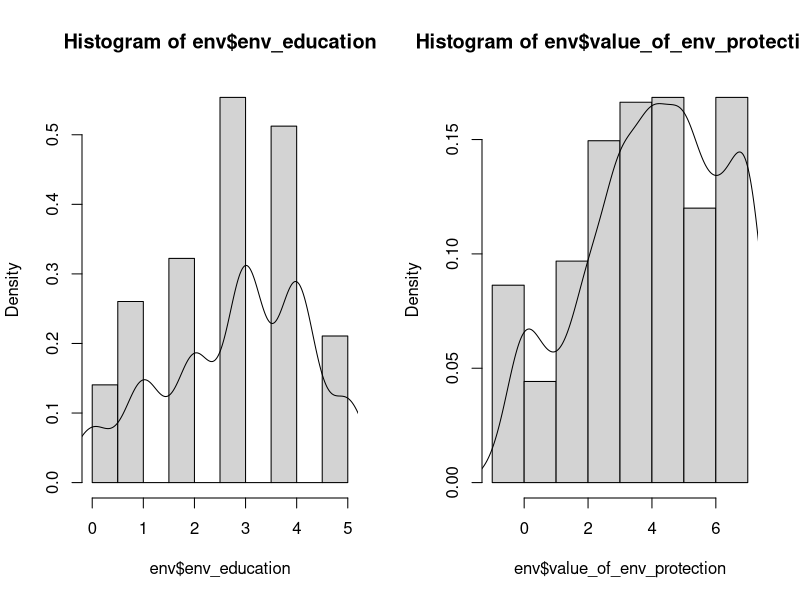
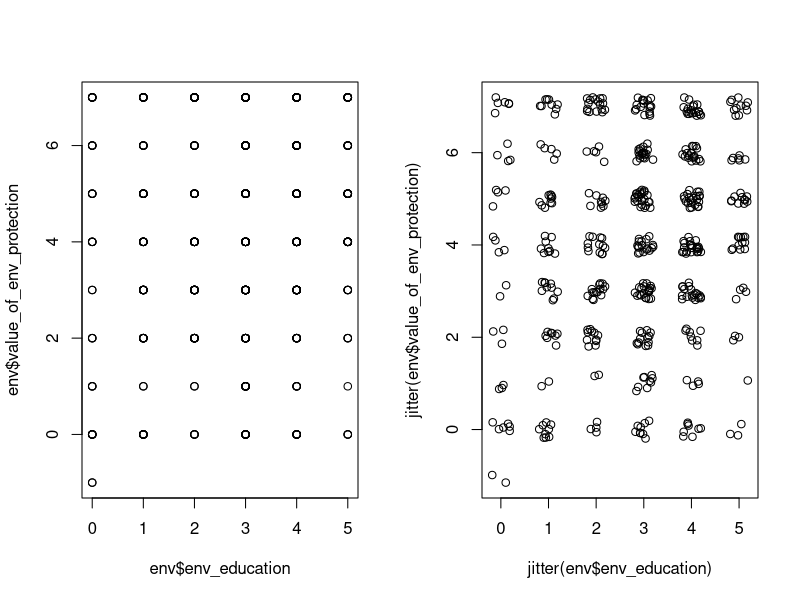
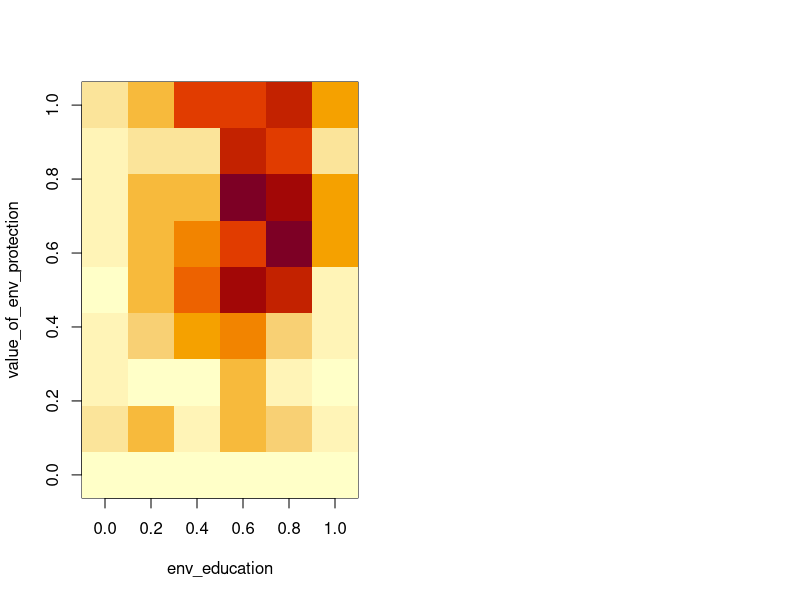
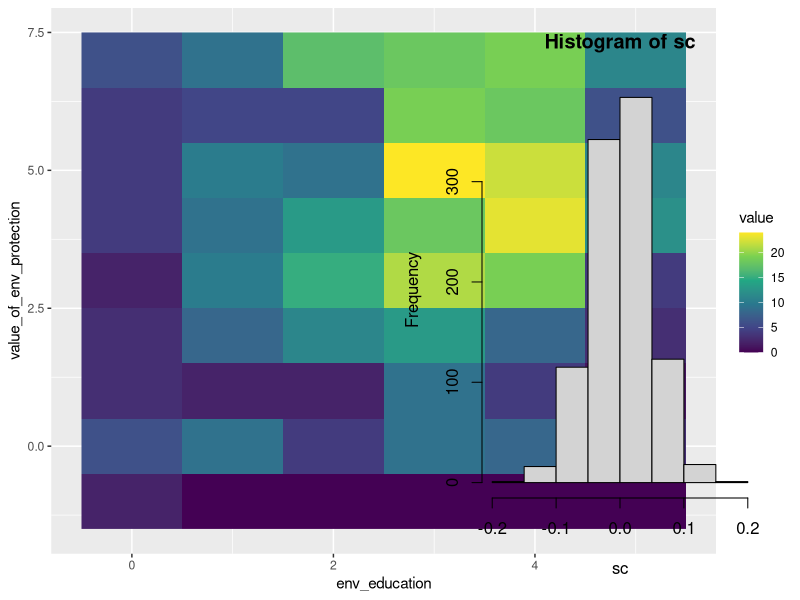
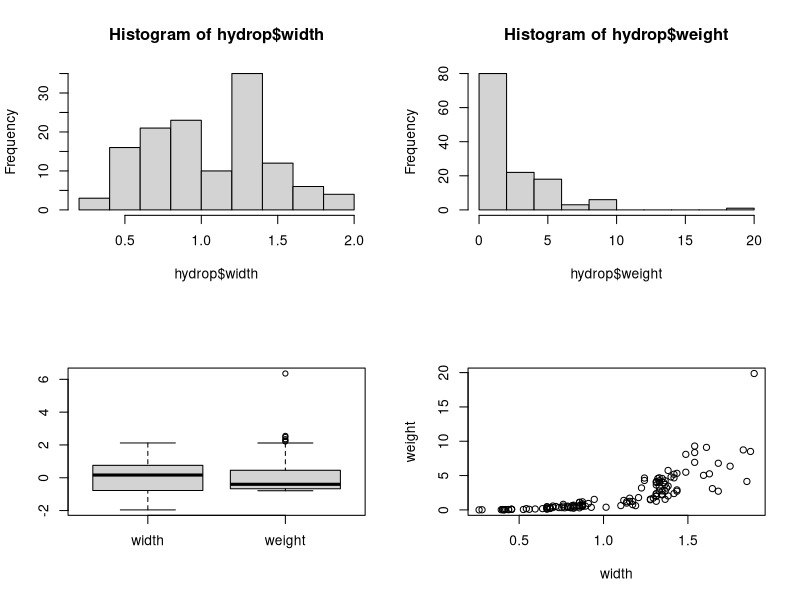
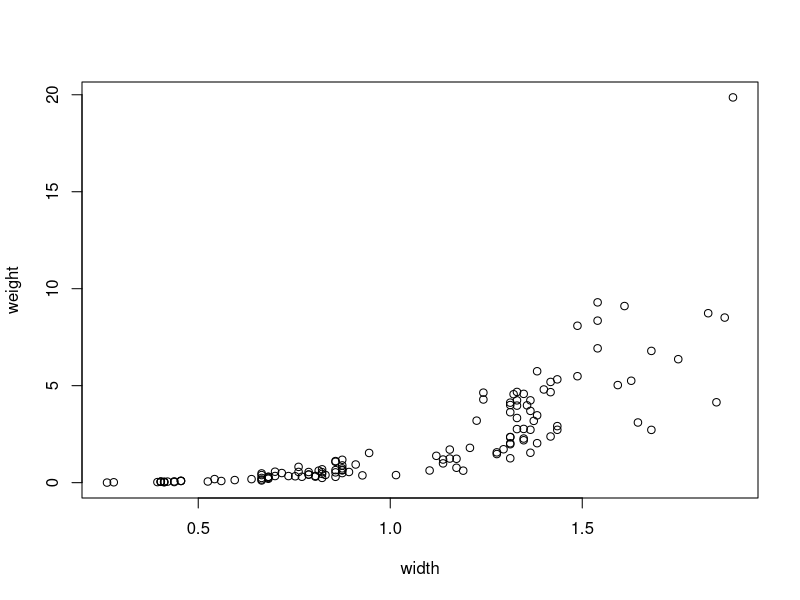
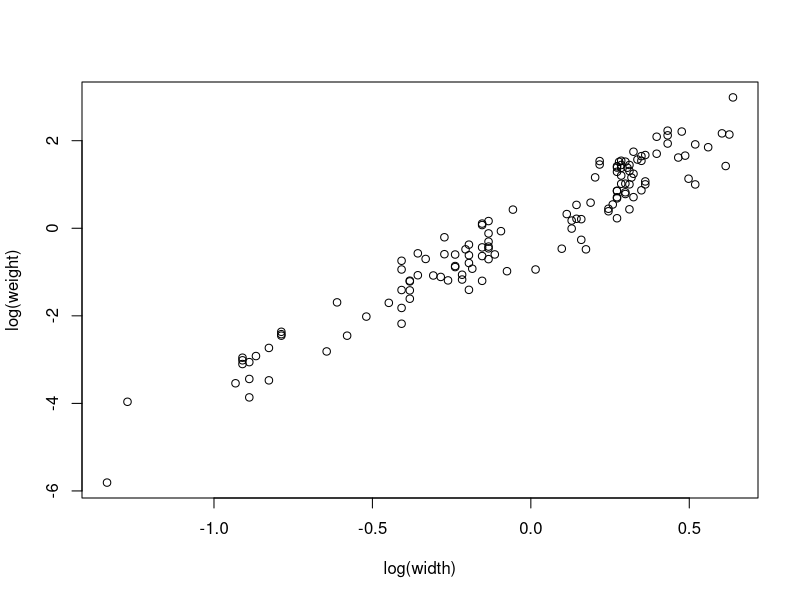
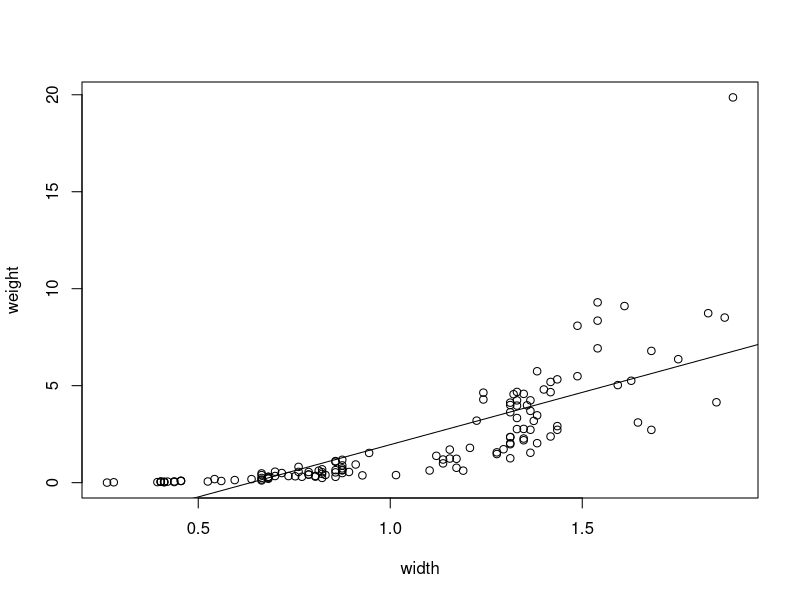

Source code (R) for these figures, in order: (Note: this script raises an error after producing the figures.)
## ---- chunk 1
knitr::opts_chunk$set(echo = TRUE, error=TRUE)
## ---- chunk 2

rm(list=ls(all=TRUE))

env = read.csv("data/env_values.csv")

str(env)

## ---- chunk 3
layout(matrix(1:2,nrow=1,ncol=2,byrow=TRUE)) # making room for two graphs
hist(env$env_education,freq=FALSE); lines(density(env$env_education,na.rm=TRUE))
hist(env$value_of_env_protection,freq=FALSE); lines(density(env$value_of_env_protection,na.rm=TRUE))

plot(env$env_education,env$value_of_env_protection)
plot(jitter(env$env_education),jitter(env$value_of_env_protection))

tab = table(env)
image(tab,xlab="env_education",ylab="value_of_env_protection")

# and the same a bit more complicated with enigmatic graphic package ggplot:
library(reshape2)
library(ggplot2)
pl_dat = melt(tab)
ggplot(pl_dat, aes(x = env_education, y = value_of_env_protection)) + 
	geom_raster(aes(fill = value)) + scale_fill_viridis_c()
## ---- chunk 4
cor(env$env_education,env$value_of_env_protection,use="na.or.complete",method="spearman")

cor.test(env$env_education,env$value_of_env_protection,method="spearman")

nrow(env)-sum(is.na(env$env_education) | is.na(env$value_of_env_protection)) # sample size without NAs
## ---- chunk 5
cor.test(env$env_education,env$value_of_env_protection,method="spearman",alternative = "greater")

# alternatively just stick to default (alternative ="two.sided") and divide P by 2.
cor.test(env$env_education,env$value_of_env_protection,method="spearman")$p.value / 2
## ---- chunk 6
# Spearman correlation significance test by permutation (one-sided)
sc<-rep(NA,1000) # to collect correlation coefficients computed from permuted data
for(i in 1:1000) {
  sc[i]<-cor(cbind(sample(env$env_education),env$value_of_env_protection),
      use="pairwise.complete.obs",method="spearman")[1,2]
}
hist(sc)
sum(sc>=cor(env,use="pairwise.complete.obs",method="spearman")[1,2])/1000
## ---- chunk 7
hydrop = read.table("data/Hydropsyche.txt", header = TRUE)
str(hydrop)
## ---- chunk 8
layout(matrix(1:4,2,2,byrow=T))
hist(hydrop$width)
hist(hydrop$weight) # extremely skewed!
boxplot(scale(hydrop))
plot(weight~width,data=hydrop)

layout(1)
plot(weight~width,data=hydrop)
plot(log(weight)~log(width),data=hydrop)
## ---- chunk 9
plot(weight~width,data=hydrop)
m1<-lm(weight~width,data=hydrop)
summary(m1)
abline(m1)
## ---- chunk 10
layout(matrix(1:4,2,2))
plot(m1)
## ---- chunk 11
m2<-lm(log(weight)~log(width),data=hydrop)
summary(m2)
coef(m2)
plot(log(weight)~log(width),data=hydrop)
abline(m2)

plot(log(weight)~log(width),data=hydrop)
newdata <- data.frame(width=seq(min(hydrop$width),max(hydrop$width),by=0.1))
pred<-predict(mod,newdata=newdata,interval="confidence",level=0.95) 
matlines(log(newdata$width),pred)

plot(m2) # for diagnostics
## ---- chunk 12
coef(m2)
plot(weight~width,data=hydrop)
x = seq(0,2,by=0.001)
yhat<-exp(coef(m2)[1]) * x^coef(m2)[2] 
lines(hydrop$width,yhat,col="red")

## ---- chunk 13
mic = read.table("data/MicrobesStoichiometry.txt", header = TRUE)

names(mic)
## ---- chunk 14
mic$NP<-factor(mic$NP)
mic<-subset(mic,subset=(NP==5 | NP==50) )
mic<-droplevels(mic)
## ---- chunk 15
plot(mic[,grep("na",names(mic))])
# strong correlations suggest redundant information in those na-signatures
mic$na_avg<-apply(scale(mic[,grep("na",names(mic))]),1,mean)
# this is a good average na-signature, due to scaling all 4 have same weight
## ---- chunk 16
# could check distribution within each
i<-0
i<-i+1
levels(mic$bottle)
hist(mic$na_avg[mic$all.treat==levels(mic$all.treat)[i]])
# just rerun last two lines to get some histograms
# could also just plot all 60 or maybe at least some of them
layout(matrix(1:30,nrow=5,ncol=6))
par(mar=c(0,0,0,0))
for(i in 1:30) {
  hist(mic$na_avg[mic$all.treat==levels(mic$all.treat)[i]],xlab="",ylab="",main="",xaxt="n",yaxt="n",col="grey",freq=FALSE)
  lines(density(mic$na_avg[mic$all.treat==levels(mic$all.treat)[i]]))
}
# not all bottles generate ND data, maybe median is better measure for location within each bottle than mean
# now averaging data within each bottle
na_bt_med<-tapply(mic$na_avg,INDEX=mic$all.treat,median)
species<-factor(substr(names(na_bt_med),start=0,stop=3))
phase<-factor(substr(names(na_bt_med),start=5,stop=7))
mic1<-data.frame(species,phase,na_bt_med) # not used any further here

# same operation smarter with aggregate() instead
mic<-mic[,-c(2)] # aggregation will make this factor meaningless
mic2<-aggregate(.~all.treat+species+phase+NP+bottle,data=mic,FUN=median)
# compare shape and size of mic vs. mic2!
## ---- chunk 17
# could do separate tests for each species, but two-way ANOVA is more efficient and could help to find an interesting interaction effect
combfac<-paste(mic2$species,mic2$phase,sep="_")
bartlett.test(mic2$na_avg~combfac)
boxplot(na_avg~species*phase,data=mic2)
# variances are still assumed as homogeneous
hist(unlist(tapply(mic2$na_avg,combfac,scale))) # quick and dirt check says ND may be given ;-)
an<-aov(na_avg~species*phase,data=mic2)
summary(an)
# interaction borderline not significant, thus in principal no post-hoc tests
TukeyHSD(an)

# making an appropriate graph
# Anova tests differences in locations=means, thus boxplots are not really appropriate
means<-tapply(mic2$na_avg,combfac,mean)
sds<-tapply(mic2$na_avg,combfac,sd)
plot(c(1:4),means,xlim=c(0.5,4.5),ylim=c(-1.5,1.5),ylab="avg nucleic acid signature", xlab="",xaxt="n",bty="l")
arrows(x0=c(1:4),y0=means-sds,y1=means+sds,angle=90,code=3)
axis(side=1,at=c(1:4),labels=names(means))
text(c(1:4),means,labels=c("a","b","a","b"),pos=4)
# obvious some things could still be improved, like using different symbols and symbol colors for the treatments  
## ---- chunk 18
mic = read.table("data/MicrobesStoichiometry.txt", header = TRUE)
str(mic)
mic$NP<-factor(mic$NP)
mic<-subset(mic,subset=((NP==5 | NP==50) & phase=="log"))
mic<-droplevels(mic)
mic$na_avg<-apply(scale(mic[,grep("na",names(mic))]),1,mean)
names(mic)
mic<-mic[,-c(2)]
mic_agg<-aggregate(.~all.treat+species+phase+NP+bottle,data=mic,FUN=median)
mic_agg$combfac<-paste(substr(mic_agg$species,0,3),mic_agg$NP,sep="_")

table(mic_agg$combfac)

bartlett.test(na_avg~combfac,data=mic_agg)
boxplot(na_avg~species*NP,data=mic_agg)
# variances seem homogeneous
hist(unlist(tapply(mic_agg$na_avg,mic_agg$combfac,scale))) # ok
an<-aov(na_avg~species*NP,data=mic_agg)
summary(an)
# interaction significant
# thus post-hoc tests
TukeyHSD(an)

# making an appropriate graph
# Anova tests differences in locations=means, thus boxplots are not really appropriate
means<-tapply(mic_agg$na_avg,mic_agg$combfac,mean)
sds<-tapply(mic_agg$na_avg,mic_agg$combfac,sd)
plot(c(1:4),means,xlim=c(0.5,4.5),ylim=c(-1.5,1.5),ylab="avg nucleic acid signature",xlab="",xaxt="n",bty="l")
arrows(x0=c(1:4),y0=means-sds,y1=means+sds,angle=90,code=3)
axis(side=1,at=c(1:4),labels=names(means))
text(c(1:4),means,labels=c("a","b","b","b"),pos=4)
# obvious some things could still be improved, like using different symbols and symbol colors for the treatments  
